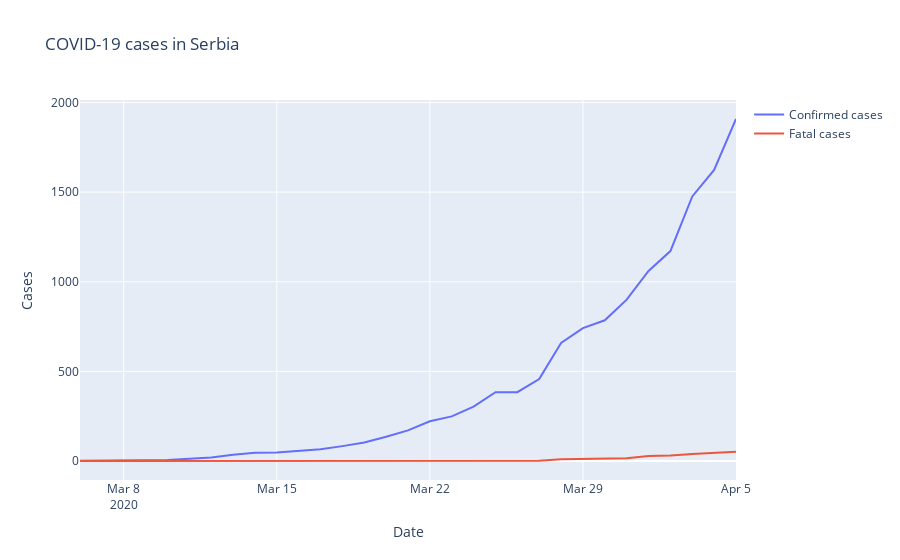

Notebook source saved alongside this figure:
### Code cell
fig = go.Figure()

Serbia_confirmed = dataframe[dataframe['Country_Region'] == 'Serbia'].groupby(['Date']).sum().ConfirmedCases
# we want to see the progression from the first case in Serbia (for the first 44 days we didn't have any case)
Serbia_confirmed = Serbia_confirmed[44:]
Serbia_fatalities = dataframe[dataframe['Country_Region'] == 'Serbia'].groupby(['Date']).sum().Fatalities
Serbia_fatalities = Serbia_fatalities[44:]
date = dataframe['Date'].unique()
date = date[44:]
fig.add_trace(go.Scatter(x = date, y = Serbia_confirmed, name = "Confirmed cases"))
fig.add_trace(go.Scatter(x = date, y = Serbia_fatalities, name = "Fatal cases"))
fig.update_layout(title = "COVID-19 cases in Serbia",
                 xaxis_title = "Date",
                 yaxis_title = "Cases")

### Figure 1 — Plotly figure (JSON) as saved in the notebook; plotly's stock layout.template omitted (floating-point values rounded to 4 significant figures)
{"data": [{"name": "Confirmed cases", "type": "scatter", "x": ["2020-03-06", "2020-03-07", "2020-03-08", "2020-03-09", "2020-03-10", "2020-03-11", "2020-03-12", "2020-03-13", "2020-03-14", "2020-03-15", "2020-03-16", "2020-03-17", "2020-03-18", "2020-03-19", "2020-03-20", "2020-03-21", "2020-03-22", "2020-03-23", "2020-03-24", "2020-03-25", "2020-03-26", "2020-03-27", "2020-03-28", "2020-03-29", "2020-03-30", "2020-03-31", "2020-04-01", "2020-04-02", "2020-04-03", "2020-04-04", "2020-04-05"], "y": [1, 1, 1, 1, 5, 12, 19, 35, 46, 48, 55, 65, 83, 103, 135, 171, 222, 249, 303, 384, 384, 457, 659, 741, 785, 900, 1060, 1171, 1476, 1624, 1908]}, {"name": "Fatal cases", "type": "scatter", "x": ["2020-03-06", "2020-03-07", "2020-03-08", "2020-03-09", "2020-03-10", "2020-03-11", "2020-03-12", "2020-03-13", "2020-03-14", "2020-03-15", "2020-03-16", "2020-03-17", "2020-03-18", "2020-03-19", "2020-03-20", "2020-03-21", "2020-03-22", "2020-03-23", "2020-03-24", "2020-03-25", "2020-03-26", "2020-03-27", "2020-03-28", "2020-03-29", "2020-03-30", "2020-03-31", "2020-04-01", "2020-04-02", "2020-04-03", "2020-04-04", "2020-04-05"], "y": [0, 0, 0, 0, 0, 0, 0, 0, 0, 0, 0, 0, 0, 0, 1, 1, 2, 3, 3, 4, 1, 1, 10, 13, 16, 16, 28, 31, 39, 44, 51]}], "layout": {"title": {"text": "COVID-19 cases in Serbia"}, "xaxis": {"title": {"text": "Date"}}, "yaxis": {"title": {"text": "Cases"}}}}
